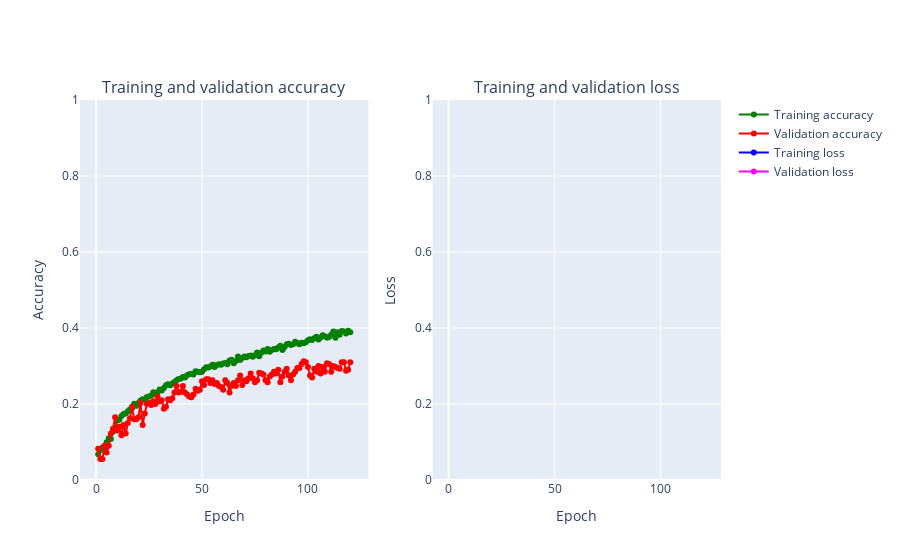

The code cell stored with this chart in its notebook:
### Code cell
global ID
ID = random.randint(1,1000000)
    
print("================================ GENERATE PARAMS ================================")
params = hyperParams()

print("================================ CREATE MODEL ================================")
model = createModel(params)

plot_model(model, "model_"+str(ID)+"_.png")

print("================================ RESHAPE INPUTS ================================")
x_train, x_test = reshapeInput(x_train, x_test)

print("================================ FIT MODEL ================================")
model, history = fitModel(model, params, x_train, y_train, x_test, y_test)

print("================================ PLOT ACCURACY AND LOSS ================================")
plotAccLoss(history)

print("================================ EVALUATE MODEL ================================")
resultEV = evaluateModel(model, x_test, y_test)

print("================================ PREDICITION ================================")
prediction, result = predictionPercent(model, x_test, y_test)

print("================================ PLOT PREDICITION ================================")
plotPredictedResult(prediction, x_test, y_test)
